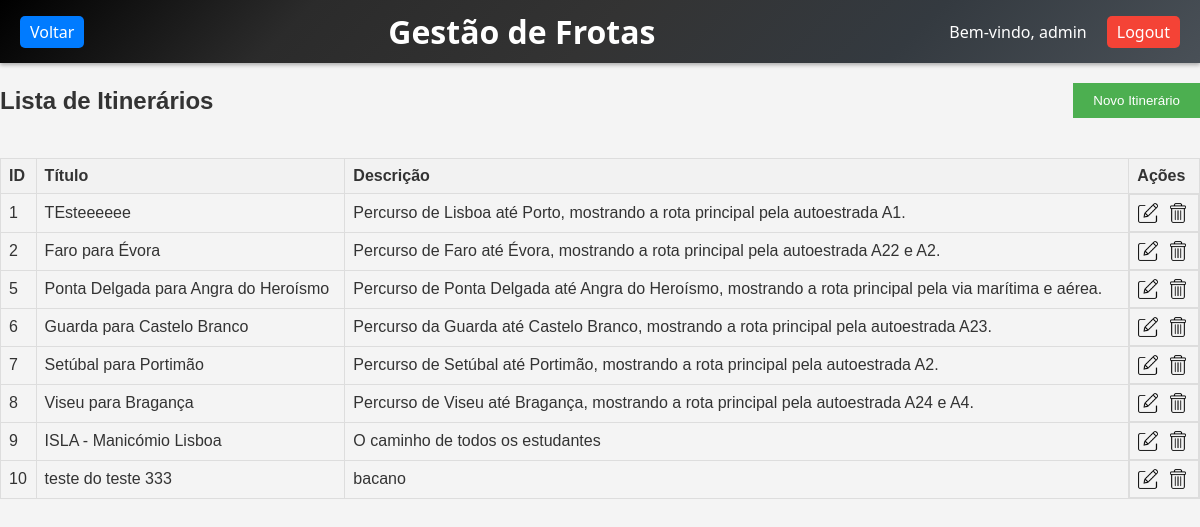
/php/gerirItinerariosAdmin.php (signed in), run on the app's committed database.
### tables this page shows
CREATE TABLE IF NOT EXISTS `itinerarios` (
  `id` int NOT NULL AUTO_INCREMENT,
  `titulo` varchar(255) NOT NULL,
  `descricao` text NOT NULL,
  `mapa_url` text NOT NULL,
  PRIMARY KEY (`id`)
);

### php/gerirItinerariosAdmin.php (the view, shortened to what this page needs)
<?php
include 'conexaoDb.php';
$query_itinerarios = "SELECT * FROM `itinerarios`";
$result_itinerarios = mysqli_query($liga, $query_itinerarios);
$itinerarios = [];
while ($row = mysqli_fetch_assoc($result_itinerarios)) {
    $itinerarios[] = $row;
}
?>
<!DOCTYPE html>
<html lang="pt-PT">
<head>
    <link rel="stylesheet" href="styles.css">
</head>
<body>
    <?php include 'menuAdmin.php'; ?>
        <div class="top-bar">
            <h2>Lista de Itinerários</h2>
            <button onclick="window.location.href='adicionarItinerario.php'">Novo Itinerário</button>
        </div>
        <table>
            <thead>
                <tr>
                    <th>ID</th>
                    <th>Título</th>
                    <th>Descrição</th>
                    <th>Ações</th>
                </tr>
            </thead>
            <tbody>
                <?php if (count($itinerarios) > 0): ?>
                    <?php foreach ($itinerarios as $itinerario): ?>
                        <tr>
                            <td><?php echo htmlspecialchars($itinerario['id']); ?></td>
                            <td><?php echo htmlspecialchars($itinerario['titulo']); ?></td>
                            <td><?php echo htmlspecialchars($itinerario['descricao']); ?></td>
                            <td class="action-icons">
                                <img src="../img/icons/edit-icon.png" alt="Editar" onclick="window.location.href='editarItinerario.php?id=<?php echo $itinerario['id']; ?>'">
                                <img src="../img/icons/delete-icon.png" alt="Apagar" onclick="apagarItinerario(<?php echo $itinerario['id']; ?>)">
                            </td>
                        </tr>
                    <?php endforeach; ?>
                <?php else: ?>
                    <tr>
                        <td colspan="4">Não existem itinerários disponíveis neste momento.</td>
                    </tr>
                <?php endif; ?>
            </tbody>
        </table>
</body>
</html>

### styles.css (style rules this page uses)
* { margin: 0; padding: 0; box-sizing: border-box; }
body { font-family: 'Segoe UI', Tahoma, Geneva, Verdana, sans-serif; background-color: #f0f2f5; color: #333; display: flex; flex-direction: column; min-height: 100vh; }

### php/gerirItinerariosAdmin.php (style rules this page uses)
body { font-family: Arial, sans-serif; background-color: #f4f4f4; margin: 0; padding: 0; }
table { width: 100%; border-collapse: collapse; margin: 20px 0; }
table, th, td { border: 1px solid #ddd; }
th, td { padding: 8px; text-align: left; }
th { background-color: #f2f2f2; }
.action-icons { display: flex; gap: 10px; }
.action-icons img { width: 20px; height: 20px; cursor: pointer; }
.top-bar { display: flex; justify-content: space-between; align-items: center; margin: 20px 0; }
.top-bar button { padding: 10px 20px; background-color: #4CAF50; color: white; border: none; cursor: pointer; }

### php/menuAdmin.php (style rules this page uses)
body { font-family: Arial, sans-serif; background-color: #f4f4f4; margin: 0; padding: 0; }

### data on the page
itinerarios: id "1", titulo "TEsteeeeee", descricao "Percurso de Lisboa até Porto, mostrando a rota principal pela autoestrada A1."
itinerarios: id "2", titulo "Faro para Évora", descricao "Percurso de Faro até Évora, mostrando a rota principal pela autoestrada A22 e A2."
itinerarios: id "5", titulo "Ponta Delgada para Angra do Heroísmo", descricao "Percurso de Ponta Delgada até Angra do Heroísmo, mostrando a rota principal pela via marítima e aérea."
itinerarios: id "6", titulo "Guarda para Castelo Branco", descricao "Percurso da Guarda até Castelo Branco, mostrando a rota principal pela autoestrada A23."
itinerarios: id "7", titulo "Setúbal para Portimão", descricao "Percurso de Setúbal até Portimão, mostrando a rota principal pela autoestrada A2."
itinerarios: id "8", titulo "Viseu para Bragança", descricao "Percurso de Viseu até Bragança, mostrando a rota principal pela autoestrada A24 e A4."
itinerarios: id "9", titulo "ISLA - Manicómio Lisboa", descricao "O caminho de todos os estudantes"
itinerarios: id "10", titulo "teste do teste 333", descricao "bacano"

### other printed values
$_SESSION['username'] "admin"
